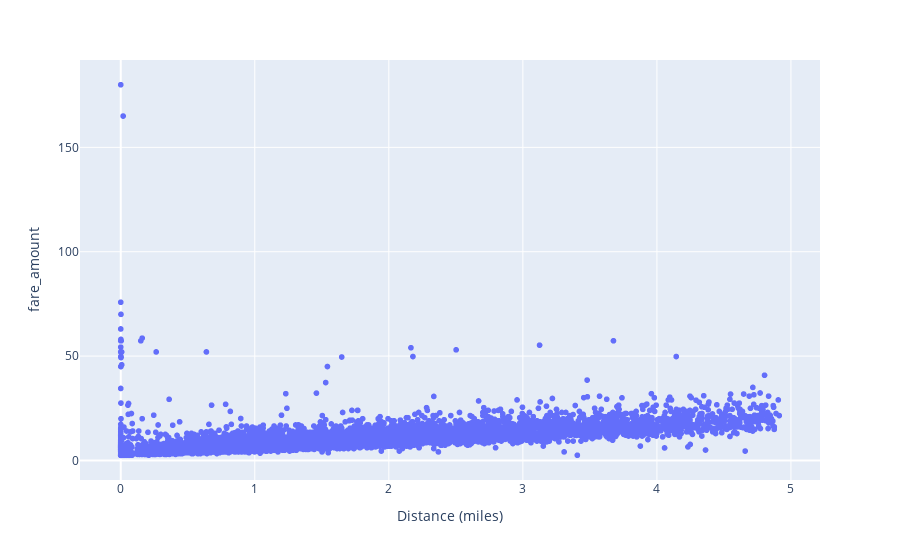

Source (notebook cell):
### Markdown cell above
# SCATTER PLOT OF DISTANCE AND DRIVING DISTANCE

### Code cell
fig = px.scatter(df, x='Distance (miles)', y='fare_amount')
fig.show()

### Figure 1 — Plotly figure (JSON) as saved in the notebook; plotly's stock layout.template omitted (floating-point values rounded to 4 significant figures; data arrays with more than 128 entries replaced by an {"elided": "..."} marker saying what was removed)
{"data": [{"hovertemplate": "Distance (miles)=%{x}<br>fare_amount=%{y}<extra></extra>", "legendgroup": "", "marker": {"color": "#636efa", "symbol": "circle"}, "mode": "markers", "name": "", "showlegend": false, "x": {"elided": "9999 float values"}, "xaxis": "x", "y": {"elided": "9999 float values"}, "yaxis": "y", "type": "scattergl"}], "layout": {"xaxis": {"anchor": "y", "domain": [0.0, 1.0], "title": {"text": "Distance (miles)"}}, "yaxis": {"anchor": "x", "domain": [0.0, 1.0], "title": {"text": "fare_amount"}}, "legend": {"tracegroupgap": 0}, "margin": {"t": 60}}}
